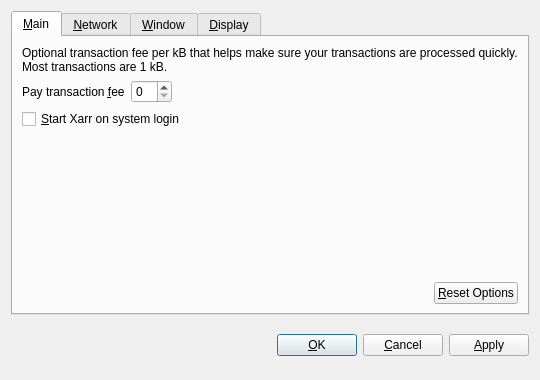
<?xml version="1.0" encoding="UTF-8"?>
<ui version="4.0">
 <class>OptionsDialog</class>
 <widget class="QDialog" name="OptionsDialog">
  <property name="geometry">
   <rect>
    <x>0</x>
    <y>0</y>
    <width>540</width>
    <height>380</height>
   </rect>
  </property>
  <property name="windowTitle">
   <string>Options</string>
  </property>
  <property name="modal">
   <bool>true</bool>
  </property>
  <layout class="QVBoxLayout" name="verticalLayout">
   <item>
    <widget class="QTabWidget" name="tabWidget">
     <property name="tabPosition">
      <enum>QTabWidget::North</enum>
     </property>
     <property name="currentIndex">
      <number>0</number>
     </property>
     <widget class="QWidget" name="tabMain">
      <attribute name="title">
       <string>&amp;Main</string>
      </attribute>
      <layout class="QVBoxLayout" name="verticalLayout_Main">
       <item>
        <widget class="QLabel" name="transactionFeeInfoLabel">
         <property name="text">
          <string>Optional transaction fee per kB that helps make sure your transactions are processed quickly. Most transactions are 1 kB.</string>
         </property>
         <property name="textFormat">
          <enum>Qt::PlainText</enum>
         </property>
         <property name="wordWrap">
          <bool>true</bool>
         </property>
        </widget>
       </item>
       <item>
        <layout class="QHBoxLayout" name="horizontalLayout_1_Main">
         <item>
          <widget class="QLabel" name="transactionFeeLabel">
           <property name="text">
            <string>Pay transaction &amp;fee</string>
           </property>
           <property name="textFormat">
            <enum>Qt::PlainText</enum>
           </property>
           <property name="buddy">
            <cstring>transactionFee</cstring>
           </property>
          </widget>
         </item>
         <item>
          <widget class="BitcoinAmountField" name="transactionFee"/>
         </item>
         <item>
          <spacer name="horizontalSpacer_1_Main">
           <property name="orientation">
            <enum>Qt::Horizontal</enum>
           </property>
           <property name="sizeHint" stdset="0">
            <size>
             <width>40</width>
             <height>20</height>
            </size>
           </property>
          </spacer>
         </item>
        </layout>
       </item>
       <item>
        <widget class="QCheckBox" name="bitcoinAtStartup">
         <property name="toolTip">
          <string>Automatically start Xarr after logging in to the system.</string>
         </property>
         <property name="text">
          <string>&amp;Start Xarr on system login</string>
         </property>
        </widget>
       </item>
       <item>
        <spacer name="verticalSpacer_Main">
         <property name="orientation">
          <enum>Qt::Vertical</enum>
         </property>
         <property name="sizeHint" stdset="0">
          <size>
           <width>20</width>
           <height>40</height>
          </size>
         </property>
        </spacer>
       </item>
       <item>
        <layout class="QHBoxLayout" name="horizontalLayout_2_Main">
         <item>
          <spacer name="horizontalSpacer_2_Main">
           <property name="orientation">
            <enum>Qt::Horizontal</enum>
           </property>
           <property name="sizeHint" stdset="0">
            <size>
             <width>40</width>
             <height>20</height>
            </size>
           </property>
          </spacer>
         </item>
         <item>
          <widget class="QPushButton" name="resetButton">
           <property name="toolTip">
            <string>Reset all client options to default.</string>
           </property>
           <property name="text">
            <string>&amp;Reset Options</string>
           </property>
           <property name="autoDefault">
            <bool>false</bool>
           </property>
          </widget>
         </item>
        </layout>
       </item>
      </layout>
     </widget>
     <widget class="QWidget" name="tabNetwork">
      <attribute name="title">
       <string>&amp;Network</string>
      </attribute>
      <layout class="QVBoxLayout" name="verticalLayout_Network">
       <item>
        <widget class="QCheckBox" name="mapPortUpnp">
         <property name="toolTip">
          <string>Automatically open the Xarr client port on the router. This only works when your router supports UPnP and it is enabled.</string>
         </property>
         <property name="text">
          <string>Map port using &amp;UPnP</string>
         </property>
        </widget>
       </item>
       <item>
        <widget class="QCheckBox" name="connectSocks">
         <property name="toolTip">
          <string>Connect to the Xarr network through a SOCKS proxy (e.g. when connecting through Tor).</string>
         </property>
         <property name="text">
          <string>&amp;Connect through SOCKS proxy:</string>
         </property>
        </widget>
       </item>
       <item>
        <layout class="QHBoxLayout" name="horizontalLayout_Network">
         <item>
          <widget class="QLabel" name="proxyIpLabel">
           <property name="text">
            <string>Proxy &amp;IP:</string>
           </property>
           <property name="textFormat">
            <enum>Qt::PlainText</enum>
           </property>
           <property name="buddy">
            <cstring>proxyIp</cstring>
           </property>
          </widget>
         </item>
         <item>
          <widget class="QValidatedLineEdit" name="proxyIp">
           <property name="maximumSize">
            <size>
             <width>140</width>
             <height>16777215</height>
            </size>
           </property>
           <property name="toolTip">
            <string>IP address of the proxy (e.g. 127.0.0.1)</string>
           </property>
          </widget>
         </item>
         <item>
          <widget class="QLabel" name="proxyPortLabel">
           <property name="text">
            <string>&amp;Port:</string>
           </property>
           <property name="textFormat">
            <enum>Qt::PlainText</enum>
           </property>
           <property name="buddy">
            <cstring>proxyPort</cstring>
           </property>
          </widget>
         </item>
         <item>
          <widget class="QLineEdit" name="proxyPort">
           <property name="maximumSize">
            <size>
             <width>55</width>
             <height>16777215</height>
            </size>
           </property>
           <property name="toolTip">
            <string>Port of the proxy (e.g. 9050)</string>
           </property>
          </widget>
         </item>
         <item>
          <widget class="QLabel" name="socksVersionLabel">
           <property name="text">
            <string>SOCKS &amp;Version:</string>
           </property>
           <property name="textFormat">
            <enum>Qt::PlainText</enum>
           </property>
           <property name="buddy">
            <cstring>socksVersion</cstring>
           </property>
          </widget>
         </item>
         <item>
          <widget class="QValueComboBox" name="socksVersion">
           <property name="toolTip">
            <string>SOCKS version of the proxy (e.g. 5)</string>
           </property>
          </widget>
         </item>
         <item>
          <spacer name="horizontalSpacer_Network">
           <property name="orientation">
            <enum>Qt::Horizontal</enum>
           </property>
           <property name="sizeHint" stdset="0">
            <size>
             <width>40</width>
             <height>20</height>
            </size>
           </property>
          </spacer>
         </item>
        </layout>
       </item>
       <item>
        <spacer name="verticalSpacer_Network">
         <property name="orientation">
          <enum>Qt::Vertical</enum>
         </property>
         <property name="sizeHint" stdset="0">
          <size>
           <width>20</width>
           <height>40</height>
          </size>
         </property>
        </spacer>
       </item>
      </layout>
     </widget>
     <widget class="QWidget" name="tabWindow">
      <attribute name="title">
       <string>&amp;Window</string>
      </attribute>
      <layout class="QVBoxLayout" name="verticalLayout_Window">
       <item>
        <widget class="QCheckBox" name="minimizeToTray">
         <property name="toolTip">
          <string>Show only a tray icon after minimizing the window.</string>
         </property>
         <property name="text">
          <string>&amp;Minimize to the tray instead of the taskbar</string>
         </property>
        </widget>
       </item>
       <item>
        <widget class="QCheckBox" name="minimizeOnClose">
         <property name="toolTip">
          <string>Minimize instead of exit the application when the window is closed. When this option is enabled, the application will be closed only after selecting Quit in the menu.</string>
         </property>
         <property name="text">
          <string>M&amp;inimize on close</string>
         </property>
        </widget>
       </item>
       <item>
        <spacer name="verticalSpacer_Window">
         <property name="orientation">
          <enum>Qt::Vertical</enum>
         </property>
         <property name="sizeHint" stdset="0">
          <size>
           <width>20</width>
           <height>40</height>
          </size>
         </property>
        </spacer>
       </item>
      </layout>
     </widget>
     <widget class="QWidget" name="tabDisplay">
      <attribute name="title">
       <string>&amp;Display</string>
      </attribute>
      <layout class="QVBoxLayout" name="verticalLayout_Display">
       <item>
        <layout class="QHBoxLayout" name="horizontalLayout_1_Display">
         <item>
          <widget class="QLabel" name="langLabel">
           <property name="text">
            <string>User Interface &amp;language:</string>
           </property>
           <property name="textFormat">
            <enum>Qt::PlainText</enum>
           </property>
           <property name="buddy">
            <cstring>lang</cstring>
           </property>
          </widget>
         </item>
         <item>
          <widget class="QValueComboBox" name="lang">
           <property name="toolTip">
            <string>The user interface language can be set here. This setting will take effect after restarting Xarr.</string>
           </property>
          </widget>
         </item>
        </layout>
       </item>
       <item>
        <layout class="QHBoxLayout" name="horizontalLayout_2_Display">
         <item>
          <widget class="QLabel" name="unitLabel">
           <property name="text">
            <string>&amp;Unit to show amounts in:</string>
           </property>
           <property name="textFormat">
            <enum>Qt::PlainText</enum>
           </property>
           <property name="buddy">
            <cstring>unit</cstring>
           </property>
          </widget>
         </item>
         <item>
          <widget class="QValueComboBox" name="unit">
           <property name="toolTip">
            <string>Choose the default subdivision unit to show in the interface and when sending coins.</string>
           </property>
          </widget>
         </item>
        </layout>
       </item>
       <item>
        <widget class="QCheckBox" name="displayAddresses">
         <property name="toolTip">
          <string>Whether to show Xarr addresses in the transaction list or not.</string>
         </property>
         <property name="text">
          <string>&amp;Display addresses in transaction list</string>
         </property>
        </widget>
       </item>
       <item>
        <spacer name="verticalSpacer_Display">
         <property name="orientation">
          <enum>Qt::Vertical</enum>
         </property>
         <property name="sizeHint" stdset="0">
          <size>
           <width>20</width>
           <height>40</height>
          </size>
         </property>
        </spacer>
       </item>
      </layout>
     </widget>
    </widget>
   </item>
   <item>
    <layout class="QHBoxLayout" name="horizontalLayout_Buttons">
     <item>
      <spacer name="horizontalSpacer_1">
       <property name="orientation">
        <enum>Qt::Horizontal</enum>
       </property>
       <property name="sizeHint" stdset="0">
        <size>
         <width>40</width>
         <height>48</height>
        </size>
       </property>
      </spacer>
     </item>
     <item>
      <widget class="QLabel" name="statusLabel">
       <property name="font">
        <font>
         <weight>75</weight>
         <bold>true</bold>
        </font>
       </property>
       <property name="text">
        <string/>
       </property>
       <property name="textFormat">
        <enum>Qt::PlainText</enum>
       </property>
       <property name="wordWrap">
        <bool>true</bool>
       </property>
      </widget>
     </item>
     <item>
      <spacer name="horizontalSpacer_2">
       <property name="orientation">
        <enum>Qt::Horizontal</enum>
       </property>
       <property name="sizeHint" stdset="0">
        <size>
         <width>40</width>
         <height>48</height>
        </size>
       </property>
      </spacer>
     </item>
     <item>
      <widget class="QPushButton" name="okButton">
       <property name="text">
        <string>&amp;OK</string>
       </property>
      </widget>
     </item>
     <item>
      <widget class="QPushButton" name="cancelButton">
       <property name="text">
        <string>&amp;Cancel</string>
       </property>
       <property name="autoDefault">
        <bool>false</bool>
       </property>
      </widget>
     </item>
     <item>
      <widget class="QPushButton" name="applyButton">
       <property name="text">
        <string>&amp;Apply</string>
       </property>
       <property name="autoDefault">
        <bool>false</bool>
       </property>
      </widget>
     </item>
    </layout>
   </item>
  </layout>
 </widget>
 <customwidgets>
  <customwidget>
   <class>BitcoinAmountField</class>
   <extends>QSpinBox</extends>
   <header>bitcoinamountfield.h</header>
  </customwidget>
  <customwidget>
   <class>QValueComboBox</class>
   <extends>QComboBox</extends>
   <header>qvaluecombobox.h</header>
  </customwidget>
  <customwidget>
   <class>QValidatedLineEdit</class>
   <extends>QLineEdit</extends>
   <header>qvalidatedlineedit.h</header>
  </customwidget>
 </customwidgets>
 <resources/>
 <connections/>
</ui>
